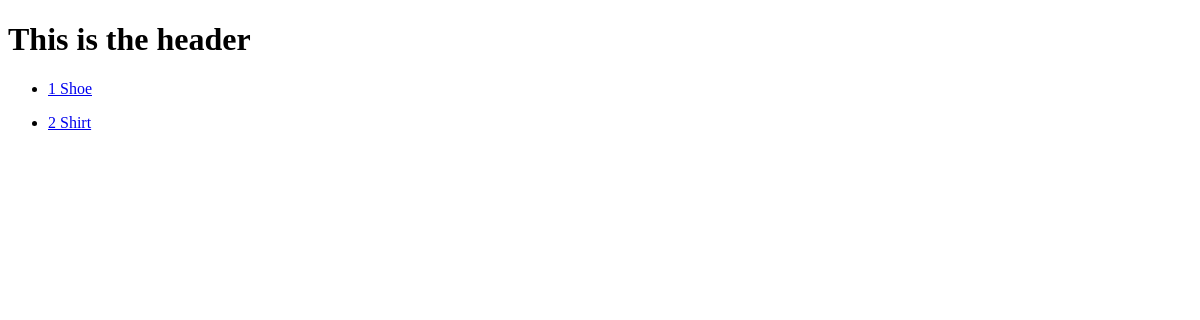
The page /food/ on the database as committed earlier.
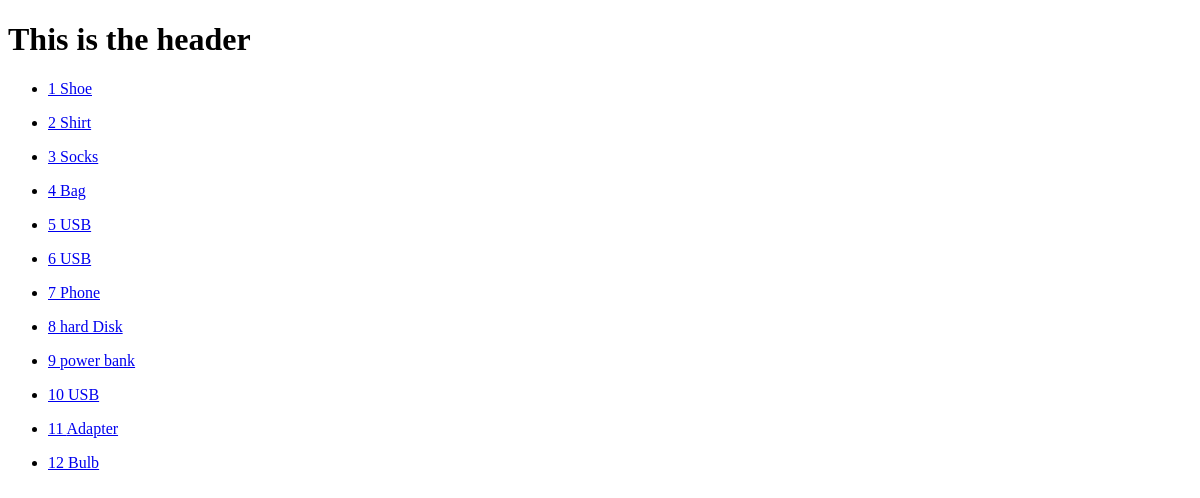
The same page on the database as committed later.
### food/models.py (models this page shows)
class Item(models.Model):
    item_name = models.TextField(max_length=200)
    item_desc = models.TextField(max_length=200)
    item_price = models.IntegerField()

### food/views.py (the view)
# urls.py: path('', views.index, name="index"),
def index(request):
    item_lst = Item.objects.all()
    context = {
        'item_lst': item_lst,
    }
    return render(request, './food/index.html', context)

### food/templates/food/index.html (shortened to what this page needs)
<!DOCTYPE html>
<html lang="en">
<head>
</head>
<body>
    <h1>This is the header</h1>
    <p>{% for item in item_lst %}
        <ul>
            <li>
                <a href="{% url 'food:detail' item.id %}">{{item.id}} {{item.item_name}}</a>
            </li>
        </ul>
        {% endfor %}</p>
</body>
</html>

Rows that differ between the two databases and show on the page:
added Item: id "3", item_name "Socks"
added Item: id "4", item_name "Bag"
added Item: id "5", item_name "USB"
added Item: id "6", item_name "USB"
added Item: id "7", item_name "Phone"
added Item: id "8", item_name "hard Disk"
added Item: id "9", item_name "power bank"
added Item: id "10", item_name "USB"
added Item: id "11", item_name "Adapter"
added Item: id "12", item_name "Bulb"
